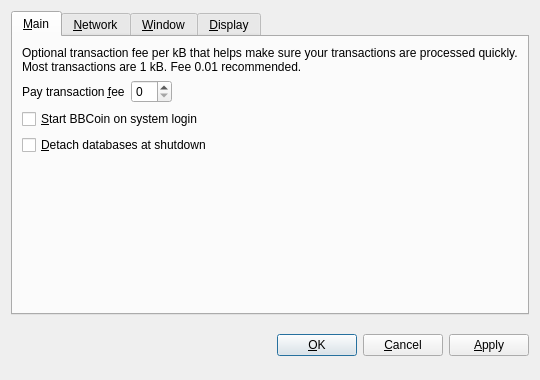
<?xml version="1.0" encoding="UTF-8"?>
<ui version="4.0">
 <class>OptionsDialog</class>
 <widget class="QDialog" name="OptionsDialog">
  <property name="geometry">
   <rect>
    <x>0</x>
    <y>0</y>
    <width>540</width>
    <height>380</height>
   </rect>
  </property>
  <property name="windowTitle">
   <string>Options</string>
  </property>
  <property name="modal">
   <bool>true</bool>
  </property>
  <layout class="QVBoxLayout" name="verticalLayout">
   <item>
    <widget class="QTabWidget" name="tabWidget">
     <property name="tabPosition">
      <enum>QTabWidget::North</enum>
     </property>
     <property name="currentIndex">
      <number>0</number>
     </property>
     <widget class="QWidget" name="tabMain">
      <attribute name="title">
       <string>&amp;Main</string>
      </attribute>
      <layout class="QVBoxLayout" name="verticalLayout_Main">
       <item>
        <widget class="QLabel" name="transactionFeeInfoLabel">
         <property name="text">
          <string>Optional transaction fee per kB that helps make sure your transactions are processed quickly. Most transactions are 1 kB. Fee 0.01 recommended.</string>
         </property>
         <property name="textFormat">
          <enum>Qt::PlainText</enum>
         </property>
         <property name="wordWrap">
          <bool>true</bool>
         </property>
        </widget>
       </item>
       <item>
        <layout class="QHBoxLayout" name="horizontalLayout_Main">
         <item>
          <widget class="QLabel" name="transactionFeeLabel">
           <property name="text">
            <string>Pay transaction &amp;fee</string>
           </property>
           <property name="textFormat">
            <enum>Qt::PlainText</enum>
           </property>
           <property name="buddy">
            <cstring>transactionFee</cstring>
           </property>
          </widget>
         </item>
         <item>
          <widget class="BitcoinAmountField" name="transactionFee"/>
         </item>
         <item>
          <spacer name="horizontalSpacer_Main">
           <property name="orientation">
            <enum>Qt::Horizontal</enum>
           </property>
           <property name="sizeHint" stdset="0">
            <size>
             <width>40</width>
             <height>20</height>
            </size>
           </property>
          </spacer>
         </item>
        </layout>
       </item>
       <item>
        <widget class="QCheckBox" name="bitcoinAtStartup">
         <property name="toolTip">
          <string>Automatically start BBCoin after logging in to the system.</string>
         </property>
         <property name="text">
          <string>&amp;Start BBCoin on system login</string>
         </property>
        </widget>
       </item>
       <item>
        <widget class="QCheckBox" name="detachDatabases">
         <property name="toolTip">
          <string>Detach block and address databases at shutdown. This means they can be moved to another data directory, but it slows down shutdown. The wallet is always detached.</string>
         </property>
         <property name="text">
          <string>&amp;Detach databases at shutdown</string>
         </property>
        </widget>
       </item>
       <item>
        <spacer name="verticalSpacer_Main">
         <property name="orientation">
          <enum>Qt::Vertical</enum>
         </property>
         <property name="sizeHint" stdset="0">
          <size>
           <width>20</width>
           <height>40</height>
          </size>
         </property>
        </spacer>
       </item>
      </layout>
     </widget>
     <widget class="QWidget" name="tabNetwork">
      <attribute name="title">
       <string>&amp;Network</string>
      </attribute>
      <layout class="QVBoxLayout" name="verticalLayout_Network">
       <item>
        <widget class="QCheckBox" name="mapPortUpnp">
         <property name="toolTip">
          <string>Automatically open the BBCoin client port on the router. This only works when your router supports UPnP and it is enabled.</string>
         </property>
         <property name="text">
          <string>Map port using &amp;UPnP</string>
         </property>
        </widget>
       </item>
       <item>
        <widget class="QCheckBox" name="connectSocks">
         <property name="toolTip">
          <string>Connect to the BBCoin network through a SOCKS proxy (e.g. when connecting through Tor).</string>
         </property>
         <property name="text">
          <string>&amp;Connect through SOCKS proxy:</string>
         </property>
        </widget>
       </item>
       <item>
        <layout class="QHBoxLayout" name="horizontalLayout_Network">
         <item>
          <widget class="QLabel" name="proxyIpLabel">
           <property name="text">
            <string>Proxy &amp;IP:</string>
           </property>
           <property name="textFormat">
            <enum>Qt::PlainText</enum>
           </property>
           <property name="buddy">
            <cstring>proxyIp</cstring>
           </property>
          </widget>
         </item>
         <item>
          <widget class="QValidatedLineEdit" name="proxyIp">
           <property name="maximumSize">
            <size>
             <width>140</width>
             <height>16777215</height>
            </size>
           </property>
           <property name="toolTip">
            <string>IP address of the proxy (e.g. 127.0.0.1)</string>
           </property>
          </widget>
         </item>
         <item>
          <widget class="QLabel" name="proxyPortLabel">
           <property name="text">
            <string>&amp;Port:</string>
           </property>
           <property name="textFormat">
            <enum>Qt::PlainText</enum>
           </property>
           <property name="buddy">
            <cstring>proxyPort</cstring>
           </property>
          </widget>
         </item>
         <item>
          <widget class="QLineEdit" name="proxyPort">
           <property name="maximumSize">
            <size>
             <width>55</width>
             <height>16777215</height>
            </size>
           </property>
           <property name="toolTip">
            <string>Port of the proxy (e.g. 9050)</string>
           </property>
          </widget>
         </item>
         <item>
          <widget class="QLabel" name="socksVersionLabel">
           <property name="text">
            <string>SOCKS &amp;Version:</string>
           </property>
           <property name="textFormat">
            <enum>Qt::PlainText</enum>
           </property>
           <property name="buddy">
            <cstring>socksVersion</cstring>
           </property>
          </widget>
         </item>
         <item>
          <widget class="QValueComboBox" name="socksVersion">
           <property name="toolTip">
            <string>SOCKS version of the proxy (e.g. 5)</string>
           </property>
          </widget>
         </item>
         <item>
          <spacer name="horizontalSpacer_Network">
           <property name="orientation">
            <enum>Qt::Horizontal</enum>
           </property>
           <property name="sizeHint" stdset="0">
            <size>
             <width>40</width>
             <height>20</height>
            </size>
           </property>
          </spacer>
         </item>
        </layout>
       </item>
       <item>
        <spacer name="verticalSpacer_Network">
         <property name="orientation">
          <enum>Qt::Vertical</enum>
         </property>
         <property name="sizeHint" stdset="0">
          <size>
           <width>20</width>
           <height>40</height>
          </size>
         </property>
        </spacer>
       </item>
      </layout>
     </widget>
     <widget class="QWidget" name="tabWindow">
      <attribute name="title">
       <string>&amp;Window</string>
      </attribute>
      <layout class="QVBoxLayout" name="verticalLayout_Window">
       <item>
        <widget class="QCheckBox" name="minimizeToTray">
         <property name="toolTip">
          <string>Show only a tray icon after minimizing the window.</string>
         </property>
         <property name="text">
          <string>&amp;Minimize to the tray instead of the taskbar</string>
         </property>
        </widget>
       </item>
       <item>
        <widget class="QCheckBox" name="minimizeOnClose">
         <property name="toolTip">
          <string>Minimize instead of exit the application when the window is closed. When this option is enabled, the application will be closed only after selecting Quit in the menu.</string>
         </property>
         <property name="text">
          <string>M&amp;inimize on close</string>
         </property>
        </widget>
       </item>
       <item>
        <spacer name="verticalSpacer_Window">
         <property name="orientation">
          <enum>Qt::Vertical</enum>
         </property>
         <property name="sizeHint" stdset="0">
          <size>
           <width>20</width>
           <height>40</height>
          </size>
         </property>
        </spacer>
       </item>
      </layout>
     </widget>
     <widget class="QWidget" name="tabDisplay">
      <attribute name="title">
       <string>&amp;Display</string>
      </attribute>
      <layout class="QVBoxLayout" name="verticalLayout_Display">
       <item>
        <layout class="QHBoxLayout" name="horizontalLayout_1_Display">
         <item>
          <widget class="QLabel" name="langLabel">
           <property name="text">
            <string>User Interface &amp;language:</string>
           </property>
           <property name="textFormat">
            <enum>Qt::PlainText</enum>
           </property>
           <property name="buddy">
            <cstring>lang</cstring>
           </property>
          </widget>
         </item>
         <item>
          <widget class="QValueComboBox" name="lang">
           <property name="toolTip">
            <string>The user interface language can be set here. This setting will take effect after restarting BBCoin.</string>
           </property>
          </widget>
         </item>
        </layout>
       </item>
       <item>
        <layout class="QHBoxLayout" name="horizontalLayout_2_Display">
         <item>
          <widget class="QLabel" name="unitLabel">
           <property name="text">
            <string>&amp;Unit to show amounts in:</string>
           </property>
           <property name="textFormat">
            <enum>Qt::PlainText</enum>
           </property>
           <property name="buddy">
            <cstring>unit</cstring>
           </property>
          </widget>
         </item>
         <item>
          <widget class="QValueComboBox" name="unit">
           <property name="toolTip">
            <string>Choose the default subdivision unit to show in the interface and when sending coins.</string>
           </property>
          </widget>
         </item>
        </layout>
       </item>
       <item>
        <widget class="QCheckBox" name="displayAddresses">
         <property name="toolTip">
          <string>Whether to show BBCoin addresses in the transaction list.</string>
         </property>
         <property name="text">
          <string>&amp;Display addresses in transaction list</string>
         </property>
        </widget>
       </item>
       <item>
        <widget class="QCheckBox" name="coinControlFeatures">
         <property name="toolTip">
          <string>Whether to show coin control features or not.</string>
         </property>
         <property name="text">
          <string>Display coin &amp;control features (experts only!)</string>
         </property>
        </widget>
       </item>
       <item>
        <spacer name="verticalSpacer_Display">
         <property name="orientation">
          <enum>Qt::Vertical</enum>
         </property>
         <property name="sizeHint" stdset="0">
          <size>
           <width>20</width>
           <height>40</height>
          </size>
         </property>
        </spacer>
       </item>
      </layout>
     </widget>
    </widget>
   </item>
   <item>
    <layout class="QHBoxLayout" name="horizontalLayout_Buttons">
     <item>
      <spacer name="horizontalSpacer_1">
       <property name="orientation">
        <enum>Qt::Horizontal</enum>
       </property>
       <property name="sizeHint" stdset="0">
        <size>
         <width>40</width>
         <height>48</height>
        </size>
       </property>
      </spacer>
     </item>
     <item>
      <widget class="QLabel" name="statusLabel">
       <property name="font">
        <font>
         <weight>75</weight>
         <bold>true</bold>
        </font>
       </property>
       <property name="text">
        <string/>
       </property>
       <property name="textFormat">
        <enum>Qt::PlainText</enum>
       </property>
       <property name="wordWrap">
        <bool>true</bool>
       </property>
      </widget>
     </item>
     <item>
      <spacer name="horizontalSpacer_2">
       <property name="orientation">
        <enum>Qt::Horizontal</enum>
       </property>
       <property name="sizeHint" stdset="0">
        <size>
         <width>40</width>
         <height>48</height>
        </size>
       </property>
      </spacer>
     </item>
     <item>
      <widget class="QPushButton" name="okButton">
       <property name="text">
        <string>&amp;OK</string>
       </property>
      </widget>
     </item>
     <item>
      <widget class="QPushButton" name="cancelButton">
       <property name="text">
        <string>&amp;Cancel</string>
       </property>
       <property name="autoDefault">
        <bool>false</bool>
       </property>
      </widget>
     </item>
     <item>
      <widget class="QPushButton" name="applyButton">
       <property name="text">
        <string>&amp;Apply</string>
       </property>
       <property name="autoDefault">
        <bool>false</bool>
       </property>
      </widget>
     </item>
    </layout>
   </item>
  </layout>
 </widget>
 <customwidgets>
  <customwidget>
   <class>BitcoinAmountField</class>
   <extends>QSpinBox</extends>
   <header>bitcoinamountfield.h</header>
  </customwidget>
  <customwidget>
   <class>QValueComboBox</class>
   <extends>QComboBox</extends>
   <header>qvaluecombobox.h</header>
  </customwidget>
  <customwidget>
   <class>QValidatedLineEdit</class>
   <extends>QLineEdit</extends>
   <header>qvalidatedlineedit.h</header>
  </customwidget>
 </customwidgets>
 <resources/>
 <connections/>
</ui>
